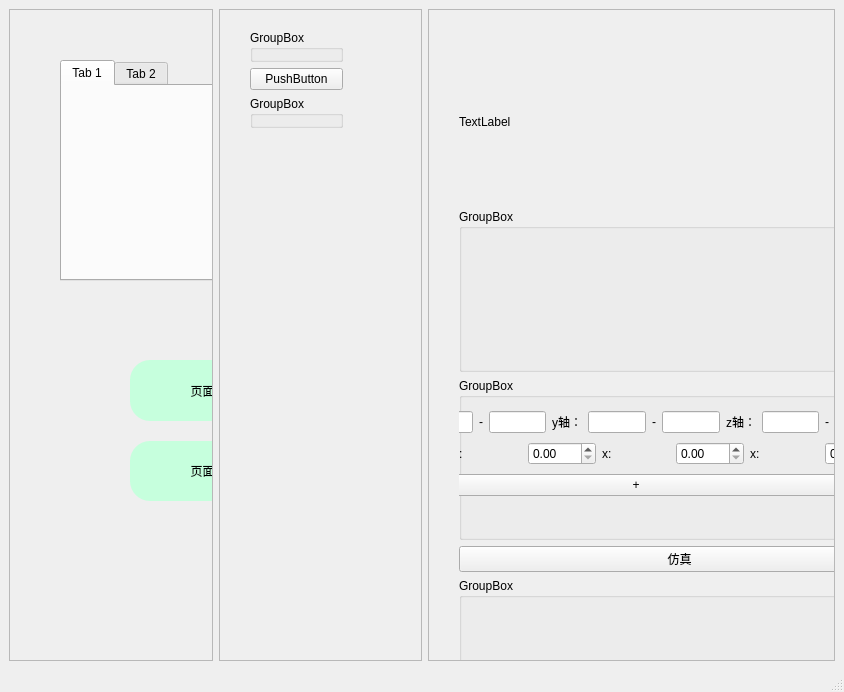
<?xml version="1.0" encoding="UTF-8"?>
<ui version="4.0">
 <class>MainWindow</class>
 <widget class="QMainWindow" name="MainWindow">
  <property name="geometry">
   <rect>
    <x>0</x>
    <y>0</y>
    <width>844</width>
    <height>692</height>
   </rect>
  </property>
  <property name="windowTitle">
   <string>MainWindow</string>
  </property>
  <widget class="QWidget" name="centralwidget">
   <layout class="QHBoxLayout" name="horizontalLayout" stretch="1,1,2">
    <item>
     <widget class="QScrollArea" name="scrollArea">
      <property name="widgetResizable">
       <bool>true</bool>
      </property>
      <widget class="QWidget" name="scrollAreaWidgetContents">
       <property name="geometry">
        <rect>
         <x>0</x>
         <y>0</y>
         <width>202</width>
         <height>627</height>
        </rect>
       </property>
       <widget class="QWidget" name="verticalLayoutWidget">
        <property name="geometry">
         <rect>
          <x>30</x>
          <y>20</y>
          <width>341</width>
          <height>281</height>
         </rect>
        </property>
        <layout class="QVBoxLayout" name="verticalLayout_2">
         <item>
          <widget class="QStackedWidget" name="stackedWidget">
           <property name="styleSheet">
            <string notr="true"/>
           </property>
           <widget class="QWidget" name="page">
            <widget class="QWidget" name="verticalLayoutWidget_2">
             <property name="geometry">
              <rect>
               <x>20</x>
               <y>30</y>
               <width>291</width>
               <height>221</height>
              </rect>
             </property>
             <layout class="QVBoxLayout" name="verticalLayout_3">
              <item>
               <widget class="QTabWidget" name="tabWidget">
                <property name="styleSheet">
                 <string notr="true"/>
                </property>
                <property name="currentIndex">
                 <number>0</number>
                </property>
                <widget class="QWidget" name="tab">
                 <attribute name="title">
                  <string>Tab 1</string>
                 </attribute>
                </widget>
                <widget class="QWidget" name="tab_2">
                 <attribute name="title">
                  <string>Tab 2</string>
                 </attribute>
                </widget>
               </widget>
              </item>
             </layout>
            </widget>
           </widget>
           <widget class="QWidget" name="page_2"/>
          </widget>
         </item>
        </layout>
       </widget>
       <widget class="QWidget" name="layoutWidget_2">
        <property name="geometry">
         <rect>
          <x>120</x>
          <y>350</y>
          <width>152</width>
          <height>141</height>
         </rect>
        </property>
        <layout class="QVBoxLayout" name="verticalLayout_4" stretch="1,1">
         <property name="spacing">
          <number>20</number>
         </property>
         <property name="sizeConstraint">
          <enum>QLayout::SetDefaultConstraint</enum>
         </property>
         <property name="topMargin">
          <number>0</number>
         </property>
         <item>
          <widget class="QPushButton" name="pushButton_2">
           <property name="sizePolicy">
            <sizepolicy hsizetype="Minimum" vsizetype="Preferred">
             <horstretch>0</horstretch>
             <verstretch>0</verstretch>
            </sizepolicy>
           </property>
           <property name="minimumSize">
            <size>
             <width>0</width>
             <height>0</height>
            </size>
           </property>
           <property name="styleSheet">
            <string notr="true">QPushButton#pushButton,#pushButton_2{
	
	background-color: rgb(198, 255, 221);
	border-radius:20px;

}
QPushButton#pushButton:hover,#pushButton_2:hover{
	
	background-color: rgb(251, 215, 134);
}
QPushButton#pushButton:pressed,#pushButton_2:pressed{
	
	background-color: rgb(247, 121, 125);
}</string>
           </property>
           <property name="text">
            <string>页面1</string>
           </property>
          </widget>
         </item>
         <item>
          <widget class="QPushButton" name="pushButton_3">
           <property name="sizePolicy">
            <sizepolicy hsizetype="Minimum" vsizetype="Preferred">
             <horstretch>0</horstretch>
             <verstretch>0</verstretch>
            </sizepolicy>
           </property>
           <property name="minimumSize">
            <size>
             <width>0</width>
             <height>0</height>
            </size>
           </property>
           <property name="styleSheet">
            <string notr="true">QPushButton#pushButton_3,#pushButton_2{
	
	background-color: rgb(198, 255, 221);
	border-radius:20px;

}
QPushButton#pushButton_3:hover,#pushButton_2:hover{
	
	background-color: rgb(251, 215, 134);
}
QPushButton#pushButton_3:pressed,#pushButton_2:pressed{
	
	background-color: rgb(247, 121, 125);
}</string>
           </property>
           <property name="text">
            <string>页面2</string>
           </property>
          </widget>
         </item>
        </layout>
       </widget>
      </widget>
     </widget>
    </item>
    <item>
     <widget class="QScrollArea" name="scrollArea_2">
      <property name="widgetResizable">
       <bool>true</bool>
      </property>
      <widget class="QWidget" name="scrollAreaWidgetContents_2">
       <property name="geometry">
        <rect>
         <x>0</x>
         <y>0</y>
         <width>201</width>
         <height>627</height>
        </rect>
       </property>
       <widget class="QWidget" name="layoutWidget">
        <property name="geometry">
         <rect>
          <x>20</x>
          <y>20</y>
          <width>113</width>
          <height>98</height>
         </rect>
        </property>
        <layout class="QVBoxLayout" name="verticalLayout">
         <property name="leftMargin">
          <number>10</number>
         </property>
         <property name="rightMargin">
          <number>10</number>
         </property>
         <property name="bottomMargin">
          <number>0</number>
         </property>
         <item>
          <widget class="QGroupBox" name="groupBox_2">
           <property name="title">
            <string>GroupBox</string>
           </property>
          </widget>
         </item>
         <item>
          <widget class="QPushButton" name="pushButton">
           <property name="text">
            <string>PushButton</string>
           </property>
          </widget>
         </item>
         <item>
          <widget class="QGroupBox" name="groupBox">
           <property name="title">
            <string>GroupBox</string>
           </property>
          </widget>
         </item>
        </layout>
       </widget>
      </widget>
     </widget>
    </item>
    <item>
     <widget class="QScrollArea" name="scrollArea_3">
      <property name="widgetResizable">
       <bool>true</bool>
      </property>
      <widget class="QWidget" name="scrollAreaWidgetContents_3">
       <property name="geometry">
        <rect>
         <x>0</x>
         <y>0</y>
         <width>405</width>
         <height>627</height>
        </rect>
       </property>
       <widget class="QWidget" name="layoutWidget">
        <property name="geometry">
         <rect>
          <x>30</x>
          <y>30</y>
          <width>441</width>
          <height>701</height>
         </rect>
        </property>
        <layout class="QVBoxLayout" name="verticalLayout_5">
         <item>
          <widget class="QLabel" name="label">
           <property name="text">
            <string>TextLabel</string>
           </property>
          </widget>
         </item>
         <item>
          <widget class="QGroupBox" name="groupBox_5">
           <property name="title">
            <string>GroupBox</string>
           </property>
          </widget>
         </item>
         <item>
          <widget class="QGroupBox" name="groupBox_3">
           <property name="title">
            <string>GroupBox</string>
           </property>
           <widget class="QWidget" name="layoutWidget">
            <property name="geometry">
             <rect>
              <x>-80</x>
              <y>30</y>
              <width>514</width>
              <height>92</height>
             </rect>
            </property>
            <layout class="QVBoxLayout" name="verticalLayout_7">
             <item>
              <layout class="QHBoxLayout" name="horizontalLayout_3">
               <item>
                <widget class="QLabel" name="label_10">
                 <property name="text">
                  <string>x轴：</string>
                 </property>
                </widget>
               </item>
               <item>
                <widget class="QLineEdit" name="lineEdit_5"/>
               </item>
               <item>
                <widget class="QLabel" name="label_11">
                 <property name="text">
                  <string>-</string>
                 </property>
                </widget>
               </item>
               <item>
                <widget class="QLineEdit" name="lineEdit_6"/>
               </item>
               <item>
                <widget class="QLabel" name="label_9">
                 <property name="text">
                  <string>y轴：</string>
                 </property>
                </widget>
               </item>
               <item>
                <widget class="QLineEdit" name="lineEdit_3"/>
               </item>
               <item>
                <widget class="QLabel" name="label_8">
                 <property name="text">
                  <string>-</string>
                 </property>
                </widget>
               </item>
               <item>
                <widget class="QLineEdit" name="lineEdit_4"/>
               </item>
               <item>
                <widget class="QLabel" name="label_2">
                 <property name="text">
                  <string>z轴：</string>
                 </property>
                </widget>
               </item>
               <item>
                <widget class="QLineEdit" name="lineEdit"/>
               </item>
               <item>
                <widget class="QLabel" name="label_4">
                 <property name="text">
                  <string>-</string>
                 </property>
                </widget>
               </item>
               <item>
                <widget class="QLineEdit" name="lineEdit_2"/>
               </item>
              </layout>
             </item>
             <item>
              <layout class="QVBoxLayout" name="verticalLayout_6">
               <item>
                <layout class="QHBoxLayout" name="horizontalLayout_2">
                 <item>
                  <widget class="QLabel" name="label_5">
                   <property name="text">
                    <string/>
                   </property>
                  </widget>
                 </item>
                 <item>
                  <widget class="QLabel" name="label_3">
                   <property name="text">
                    <string>x:</string>
                   </property>
                  </widget>
                 </item>
                 <item>
                  <widget class="QDoubleSpinBox" name="doubleSpinBox"/>
                 </item>
                 <item>
                  <widget class="QLabel" name="label_6">
                   <property name="text">
                    <string>x:</string>
                   </property>
                  </widget>
                 </item>
                 <item>
                  <widget class="QDoubleSpinBox" name="doubleSpinBox_2"/>
                 </item>
                 <item>
                  <widget class="QLabel" name="label_7">
                   <property name="text">
                    <string>x:</string>
                   </property>
                  </widget>
                 </item>
                 <item>
                  <widget class="QDoubleSpinBox" name="doubleSpinBox_3"/>
                 </item>
                </layout>
               </item>
              </layout>
             </item>
             <item>
              <widget class="QPushButton" name="pushButton_5">
               <property name="text">
                <string>+</string>
               </property>
              </widget>
             </item>
            </layout>
           </widget>
          </widget>
         </item>
         <item>
          <widget class="QPushButton" name="pushButton_4">
           <property name="text">
            <string>仿真</string>
           </property>
          </widget>
         </item>
         <item>
          <widget class="QGroupBox" name="groupBox_4">
           <property name="title">
            <string>GroupBox</string>
           </property>
          </widget>
         </item>
        </layout>
       </widget>
      </widget>
     </widget>
    </item>
   </layout>
  </widget>
  <widget class="QMenuBar" name="menubar">
   <property name="geometry">
    <rect>
     <x>0</x>
     <y>0</y>
     <width>844</width>
     <height>23</height>
    </rect>
   </property>
  </widget>
  <widget class="QStatusBar" name="statusbar"/>
 </widget>
 <resources/>
 <connections/>
</ui>
